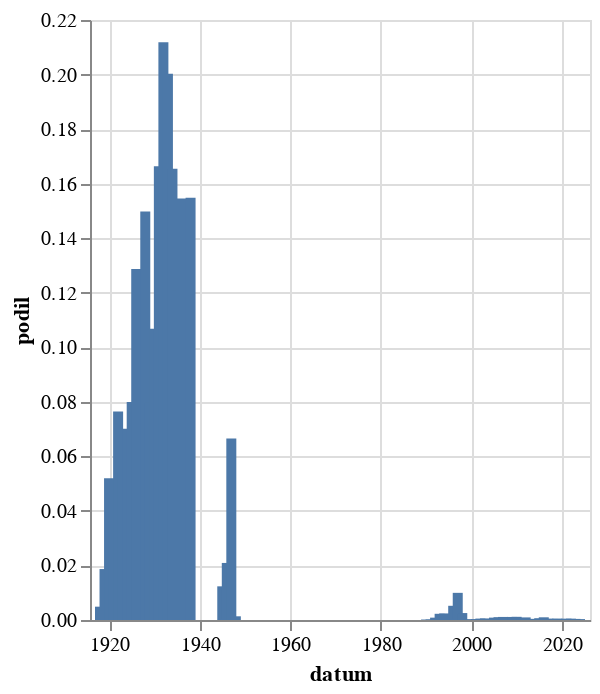

Notebook source saved alongside this figure:
### Code cell
alt.Chart(
    zavorka("\([Vv]ýkřiky").to_pandas(),
    width = 250
).mark_bar(
).encode(
    alt.X('datum:T'),
    alt.Y('podil:Q')
)

### Figure 1 — Vega-Lite specification as saved in the notebook (floating-point values rounded to 4 significant figures)
{"config": {"view": {"continuousWidth": 300, "continuousHeight": 300}}, "data": {"name": "data-c4728b208bb868048f3dc1f7a9fb0b43"}, "mark": {"type": "bar"}, "encoding": {"x": {"field": "datum", "type": "temporal"}, "y": {"field": "podil", "type": "quantitative"}}, "width": 250, "$schema": "https://vega.github.io/schema/vega-lite/v5.8.0.json", "datasets": {"data-c4728b208bb868048f3dc1f7a9fb0b43": [{"datum": "1918-01-01T00:00:00", "text": 3, "text_right": 614, "podil": 0.004886, "co": "\\([Vv]ýkřiky"}, {"datum": "1919-01-01T00:00:00", "text": 65, "text_right": 3480, "podil": 0.01868, "co": "\\([Vv]ýkřiky"}, {"datum": "1920-01-01T00:00:00", "text": 250, "text_right": 4810, "podil": 0.05198, "co": "\\([Vv]ýkřiky"}, {"datum": "1921-01-01T00:00:00", "text": 298, "text_right": 6618, "podil": 0.04503, "co": "\\([Vv]ýkřiky"}, {"datum": "1922-01-01T00:00:00", "text": 481, "text_right": 6295, "podil": 0.07641, "co": "\\([Vv]ýkřiky"}, {"datum": "1923-01-01T00:00:00", "text": 246, "text_right": 4555, "podil": 0.05401, "co": "\\([Vv]ýkřiky"}, {"datum": "1924-01-01T00:00:00", "text": 354, "text_right": 5045, "podil": 0.07017, "co": "\\([Vv]ýkřiky"}, {"datum": "1925-01-01T00:00:00", "text": 314, "text_right": 3927, "podil": 0.07996, "co": "\\([Vv]ýkřiky"}, {"datum": "1926-01-01T00:00:00", "text": 759, "text_right": 5898, "podil": 0.1287, "co": "\\([Vv]ýkřiky"}, {"datum": "1927-01-01T00:00:00", "text": 520, "text_right": 5376, "podil": 0.09673, "co": "\\([Vv]ýkřiky"}, {"datum": "1928-01-01T00:00:00", "text": 756, "text_right": 5048, "podil": 0.1498, "co": "\\([Vv]ýkřiky"}, {"datum": "1929-01-01T00:00:00", "text": 255, "text_right": 3197, "podil": 0.07976, "co": "\\([Vv]ýkřiky"}, {"datum": "1930-01-01T00:00:00", "text": 676, "text_right": 6332, "podil": 0.1068, "co": "\\([Vv]ýkřiky"}, {"datum": "1931-01-01T00:00:00", "text": 813, "text_right": 4887, "podil": 0.1664, "co": "\\([Vv]ýkřiky"}, {"datum": "1932-01-01T00:00:00", "text": 627, "text_right": 2960, "podil": 0.2118, "co": "\\([Vv]ýkřiky"}, {"datum": "1933-01-01T00:00:00", "text": 646, "text_right": 3226, "podil": 0.2002, "co": "\\([Vv]ýkřiky"}, {"datum": "1934-01-01T00:00:00", "text": 428, "text_right": 2587, "podil": 0.1654, "co": "\\([Vv]ýkřiky"}, {"datum": "1935-01-01T00:00:00", "text": 291, "text_right": 2409, "podil": 0.1208, "co": "\\([Vv]ýkřiky"}, {"datum": "1936-01-01T00:00:00", "text": 441, "text_right": 2854, "podil": 0.1545, "co": "\\([Vv]ýkřiky"}, {"datum": "1937-01-01T00:00:00", "text": 288, "text_right": 2653, "podil": 0.1086, "co": "\\([Vv]ýkřiky"}, {"datum": "1938-01-01T00:00:00", "text": 213, "text_right": 1376, "podil": 0.1548, "co": "\\([Vv]ýkřiky"}, {"datum": "1945-01-01T00:00:00", "text": 8, "text_right": 648, "podil": 0.01235, "co": "\\([Vv]ýkřiky"}, {"datum": "1946-01-01T00:00:00", "text": 50, "text_right": 2390, "podil": 0.02092, "co": "\\([Vv]ýkřiky"}, {"datum": "1947-01-01T00:00:00", "text": 138, "text_right": 2073, "podil": 0.06657, "co": "\\([Vv]ýkřiky"}, {"datum": "1948-01-01T00:00:00", "text": 3, "text_right": 2209, "podil": 0.001358, "co": "\\([Vv]ýkřiky"}, {"datum": "1990-01-01T00:00:00", "text": 2, "text_right": 11314, "podil": 0.0001768, "co": "\\([Vv]ýkřiky"}, {"datum": "1991-01-01T00:00:00", "text": 4, "text_right": 19824, "podil": 0.0002018, "co": "\\([Vv]ýkřiky"}, {"datum": "1992-01-01T00:00:00", "text": 13, "text_right": 15065, "podil": 0.0008629, "co": "\\([Vv]ýkřiky"}, {"datum": "1993-01-01T00:00:00", "text": 1, "text_right": 439, "podil": 0.002278, "co": "\\([Vv]ýkřiky"}, {"datum": "1994-01-01T00:00:00", "text": 1, "text_right": 415, "podil": 0.00241, "co": "\\([Vv]ýkřiky"}, {"datum": "1996-01-01T00:00:00", "text": 3, "text_right": 576, "podil": 0.005208, "co": "\\([Vv]ýkřiky"}, {"datum": "1997-01-01T00:00:00", "text": 7, "text_right": 703, "podil": 0.009957, "co": "\\([Vv]ýkřiky"}, {"datum": "1998-01-01T00:00:00", "text": 5, "text_right": 1964, "podil": 0.002546, "co": "\\([Vv]ýkřiky"}, {"datum": "1999-01-01T00:00:00", "text": 4, "text_right": 18567, "podil": 0.0002154, "co": "\\([Vv]ýkřiky"}, {"datum": "2000-01-01T00:00:00", "text": 6, "text_right": 22541, "podil": 0.0002662, "co": "\\([Vv]ýkřiky"}, {"datum": "2001-01-01T00:00:00", "text": 6, "text_right": 19273, "podil": 0.0003113, "co": "\\([Vv]ýkřiky"}, {"datum": "2002-01-01T00:00:00", "text": 8, "text_right": 15388, "podil": 0.0005199, "co": "\\([Vv]ýkřiky"}, {"datum": "2003-01-01T00:00:00", "text": 12, "text_right": 20798, "podil": 0.000577, "co": "\\([Vv]ýkřiky"}, {"datum": "2004-01-01T00:00:00", "text": 4, "text_right": 19396, "podil": 0.0002062, "co": "\\([Vv]ýkřiky"}, {"datum": "2005-01-01T00:00:00", "text": 22, "text_right": 25267, "podil": 0.0008707, "co": "\\([Vv]ýkřiky"}, {"datum": "2006-01-01T00:00:00", "text": 18, "text_right": 17775, "podil": 0.001013, "co": "\\([Vv]ýkřiky"}, {"datum": "2007-01-01T00:00:00", "text": 17, "text_right": 15144, "podil": 0.001123, "co": "\\([Vv]ýkřiky"}, {"datum": "2008-01-01T00:00:00", "text": 13, "text_right": 16619, "podil": 0.0007822, "co": "\\([Vv]ýkřiky"}, {"datum": "2009-01-01T00:00:00", "text": 22, "text_right": 19673, "podil": 0.001118, "co": "\\([Vv]ýkřiky"}, {"datum": "2010-01-01T00:00:00", "text": 15, "text_right": 12869, "podil": 0.001166, "co": "\\([Vv]ýkřiky"}, {"datum": "2011-01-01T00:00:00", "text": 11, "text_right": 17780, "podil": 0.0006187, "co": "\\([Vv]ýkřiky"}, {"datum": "2012-01-01T00:00:00", "text": 14, "text_right": 14730, "podil": 0.0009504, "co": "\\([Vv]ýkřiky"}, {"datum": "2013-01-01T00:00:00", "text": 4, "text_right": 9852, "podil": 0.000406, "co": "\\([Vv]ýkřiky"}, {"datum": "2014-01-01T00:00:00", "text": 8, "text_right": 20781, "podil": 0.000385, "co": "\\([Vv]ýkřiky"}, {"datum": "2015-01-01T00:00:00", "text": 14, "text_right": 21227, "podil": 0.0006595, "co": "\\([Vv]ýkřiky"}, {"datum": "2016-01-01T00:00:00", "text": 22, "text_right": 22256, "podil": 0.0009885, "co": "\\([Vv]ýkřiky"}, {"datum": "2017-01-01T00:00:00", "text": 9, "text_right": 17809, "podil": 0.0005054, "co": "\\([Vv]ýkřiky"}, {"datum": "2018-01-01T00:00:00", "text": 8, "text_right": 20580, "podil": 0.0003887, "co": "\\([Vv]ýkřiky"}, {"datum": "2019-01-01T00:00:00", "text": 13, "text_right": 24751, "podil": 0.0005252, "co": "\\([Vv]ýkřiky"}, {"datum": "2020-01-01T00:00:00", "text": 6, "text_right": 23571, "podil": 0.0002546, "co": "\\([Vv]ýkřiky"}, {"datum": "2021-01-01T00:00:00", "text": 10, "text_right": 20176, "podil": 0.0004956, "co": "\\([Vv]ýkřiky"}, {"datum": "2022-01-01T00:00:00", "text": 10, "text_right": 20822, "podil": 0.0004803, "co": "\\([Vv]ýkřiky"}, {"datum": "2023-01-01T00:00:00", "text": 10, "text_right": 24964, "podil": 0.0004006, "co": "\\([Vv]ýkřiky"}, {"datum": "2024-01-01T00:00:00", "text": 8, "text_right": 24176, "podil": 0.0003309, "co": "\\([Vv]ýkřiky"}]}}
